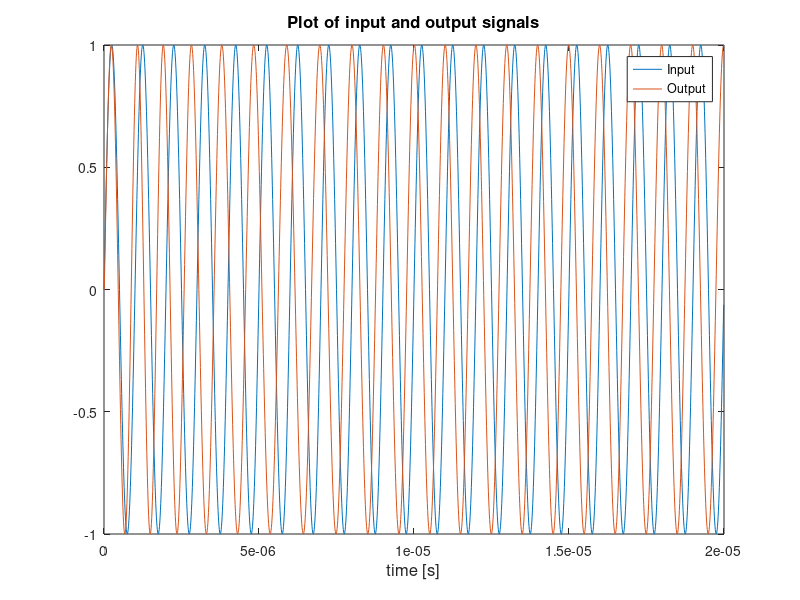
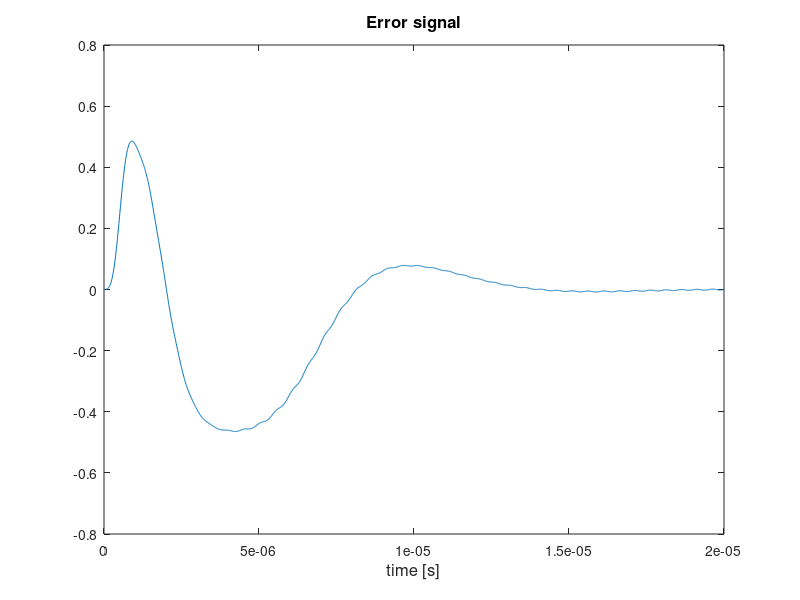

Here is the MATLAB script that generated these plots, in order:
function [] = learn_pll_scher_type_2()
% This program performs a sampled time domain simulation of an analog phase locked loop (Type 2)
%
% Written by Aaron Scher
% http://www.aaronscher.com/phase_locked_loop/matlab_pll.html
%
% The reference signal is a simple sinusoid. 
% The output should be a sinusoid that tracks the frequency of the reference signal 
% after a certain amount of start up time.

% User inputs:
f0 = 1e6; % Frequency of reference signal [Hz]
phase_ref = 0; % Phase of reference signal [radians]
fVCO = 1.1e6; % free running oscilating frequency of VCO [Hz]
KVCO = .5e6; % Gain of VCO (i.e. voltage to frequency transfer coefficient) [Hz/V]
G1 = 0.4467; % Proportional gain term of PI controller
G2 = 1.7783e+05; % Integral gain term of PI controller
fs = 100e6; % Sampling frequency [Hz]
NF = 2000; % Number of samples in simulation
fc = .2e6; % Cut-off frequency of low-pass filter (after the mixer) [Hz]
filter_coefficient_num = 100; % Number of filter coefficeints of low-pass filter

b = fir1(filter_coefficient_num, fc / (fs / 2)); % design FIR filter coefficients
Ts = 1 / fs; % sampling period
t_vec = 0 : Ts : (NF - 1) * Ts; % time vector
phi = zeros(1, NF); % initialize VCO angle (phi) array
error = zeros(1, NF); % initialize error array
Int_error = zeros(1,NF); % initialize error array
reference = sin(2 * pi * f0 * t_vec + phase_ref); % reference signal array
VCO = zeros(1, NF); % initialize VCO signal array

for n = 2 : NF
    t = (n - 2) * Ts; % Current time (start at t = 0 seconds)
   
    error_mult(n) = reference(n) * VCO(n - 1); % multiply VCO x Signal input to get raw error signal 

    % #### Low pass filter the raw error signal:
    for m = 1 : length(b)
        if n - m + 1 >= 1
            error_array(m) = error_mult(n - m + 1);
        else 
            error_array(m) = 0;
        end
    end
    error(n) = sum(error_array .* b);
    % #### end of filter
    
    % Process filtered error signal through PI controller:
    Int_error(n) = Int_error(n - 1) + G2 * error(n) * Ts;
    PI_error(n) = G1 * error(n) + Int_error(n);
    
    % update the phase of the VCO
    phi(n) = phi(n - 1) + 2 * pi * PI_error(n) * KVCO * Ts;
    % compute VCO signal
    VCO(n) = sin(2 * pi * fVCO * t + phi(n));
  
end

% Plot VCO and reference signals:
figure;
plot(t_vec,reference,t_vec,VCO);
title('Plot of input and output signals','FontSize',12);
xlabel('time [s]','FontSize',12);
legend('Input','Output');

% Plot error signal:
figure;
plot(t_vec,error);
title('Error signal','FontSize',12);
xlabel('time [s]','FontSize',12);

end
